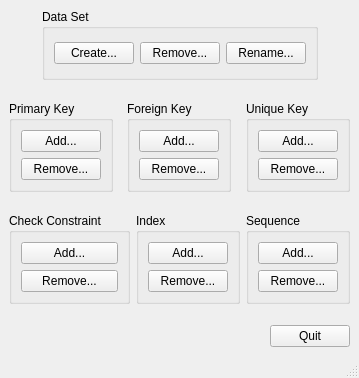
<?xml version="1.0" encoding="UTF-8"?>
<ui version="4.0">
 <class>DataSetManagement</class>
 <widget class="QMainWindow" name="DataSetManagement">
  <property name="geometry">
   <rect>
    <x>0</x>
    <y>0</y>
    <width>337</width>
    <height>378</height>
   </rect>
  </property>
  <property name="windowTitle">
   <string>Data Set Management</string>
  </property>
  <widget class="QWidget" name="centralwidget">
   <layout class="QGridLayout" name="gridLayout_9">
    <item row="0" column="0">
     <layout class="QVBoxLayout" name="verticalLayout">
      <item>
       <layout class="QHBoxLayout" name="horizontalLayout_2">
        <item>
         <spacer name="horizontalSpacer_2">
          <property name="orientation">
           <enum>Qt::Horizontal</enum>
          </property>
          <property name="sizeHint" stdset="0">
           <size>
            <width>28</width>
            <height>20</height>
           </size>
          </property>
         </spacer>
        </item>
        <item>
         <widget class="QGroupBox" name="dataSetGroupBox">
          <property name="title">
           <string>Data Set</string>
          </property>
          <layout class="QGridLayout" name="gridLayout_8">
           <item row="0" column="0">
            <widget class="QPushButton" name="createDataSetPushButton">
             <property name="text">
              <string>Create...</string>
             </property>
            </widget>
           </item>
           <item row="0" column="1">
            <widget class="QPushButton" name="removeDataSetPushButton">
             <property name="text">
              <string>Remove...</string>
             </property>
            </widget>
           </item>
           <item row="0" column="2">
            <widget class="QPushButton" name="renameDataSetPushButton">
             <property name="text">
              <string>Rename...</string>
             </property>
            </widget>
           </item>
          </layout>
         </widget>
        </item>
        <item>
         <spacer name="horizontalSpacer_3">
          <property name="orientation">
           <enum>Qt::Horizontal</enum>
          </property>
          <property name="sizeHint" stdset="0">
           <size>
            <width>17</width>
            <height>20</height>
           </size>
          </property>
         </spacer>
        </item>
       </layout>
      </item>
      <item>
       <spacer name="verticalSpacer_2">
        <property name="orientation">
         <enum>Qt::Vertical</enum>
        </property>
        <property name="sizeType">
         <enum>QSizePolicy::Fixed</enum>
        </property>
        <property name="sizeHint" stdset="0">
         <size>
          <width>20</width>
          <height>15</height>
         </size>
        </property>
       </spacer>
      </item>
      <item>
       <layout class="QHBoxLayout" name="horizontalLayout_3">
        <item>
         <widget class="QGroupBox" name="primaryKeyGroupBox">
          <property name="title">
           <string>Primary Key</string>
          </property>
          <layout class="QGridLayout" name="gridLayout">
           <item row="0" column="0">
            <widget class="QPushButton" name="addPrimaryKeyPushButton">
             <property name="text">
              <string>Add...</string>
             </property>
            </widget>
           </item>
           <item row="1" column="0">
            <widget class="QPushButton" name="removePrimaryKeyPushButton">
             <property name="text">
              <string>Remove...</string>
             </property>
            </widget>
           </item>
          </layout>
         </widget>
        </item>
        <item>
         <spacer name="horizontalSpacer_8">
          <property name="orientation">
           <enum>Qt::Horizontal</enum>
          </property>
          <property name="sizeHint" stdset="0">
           <size>
            <width>13</width>
            <height>17</height>
           </size>
          </property>
         </spacer>
        </item>
        <item>
         <widget class="QGroupBox" name="foreignKeyGroupBox">
          <property name="title">
           <string>Foreign Key</string>
          </property>
          <layout class="QGridLayout" name="gridLayout_2">
           <item row="0" column="0">
            <widget class="QPushButton" name="addForeignKeyPushButton">
             <property name="text">
              <string>Add...</string>
             </property>
            </widget>
           </item>
           <item row="1" column="0">
            <widget class="QPushButton" name="removeForeignKeyPushButton">
             <property name="text">
              <string>Remove...</string>
             </property>
            </widget>
           </item>
          </layout>
         </widget>
        </item>
        <item>
         <spacer name="horizontalSpacer_9">
          <property name="orientation">
           <enum>Qt::Horizontal</enum>
          </property>
          <property name="sizeHint" stdset="0">
           <size>
            <width>13</width>
            <height>17</height>
           </size>
          </property>
         </spacer>
        </item>
        <item>
         <widget class="QGroupBox" name="uniqueKeyGroupBox">
          <property name="title">
           <string>Unique Key</string>
          </property>
          <layout class="QGridLayout" name="gridLayout_3">
           <item row="0" column="0">
            <widget class="QPushButton" name="addUniqueKeyPushButton">
             <property name="text">
              <string>Add...</string>
             </property>
            </widget>
           </item>
           <item row="1" column="0">
            <widget class="QPushButton" name="removeUniqueKeyPushButton">
             <property name="text">
              <string>Remove...</string>
             </property>
            </widget>
           </item>
          </layout>
         </widget>
        </item>
       </layout>
      </item>
      <item>
       <spacer name="verticalSpacer_3">
        <property name="orientation">
         <enum>Qt::Vertical</enum>
        </property>
        <property name="sizeType">
         <enum>QSizePolicy::Fixed</enum>
        </property>
        <property name="sizeHint" stdset="0">
         <size>
          <width>20</width>
          <height>15</height>
         </size>
        </property>
       </spacer>
      </item>
      <item>
       <layout class="QHBoxLayout" name="horizontalLayout_4">
        <item>
         <widget class="QGroupBox" name="checkConstraintGroupBox">
          <property name="title">
           <string>Check Constraint</string>
          </property>
          <layout class="QGridLayout" name="gridLayout_4">
           <item row="0" column="0">
            <widget class="QPushButton" name="addCheckConstraintPushButton">
             <property name="text">
              <string>Add...</string>
             </property>
            </widget>
           </item>
           <item row="1" column="0">
            <widget class="QPushButton" name="removeCheckConstraintPushButton">
             <property name="text">
              <string>Remove...</string>
             </property>
            </widget>
           </item>
          </layout>
         </widget>
        </item>
        <item>
         <spacer name="horizontalSpacer_13">
          <property name="orientation">
           <enum>Qt::Horizontal</enum>
          </property>
          <property name="sizeHint" stdset="0">
           <size>
            <width>13</width>
            <height>14</height>
           </size>
          </property>
         </spacer>
        </item>
        <item>
         <widget class="QGroupBox" name="indexGroupBox">
          <property name="title">
           <string>Index</string>
          </property>
          <layout class="QGridLayout" name="gridLayout_5">
           <item row="0" column="0">
            <widget class="QPushButton" name="addIndexPushButton">
             <property name="text">
              <string>Add...</string>
             </property>
            </widget>
           </item>
           <item row="1" column="0">
            <widget class="QPushButton" name="removeIndexPushButton">
             <property name="text">
              <string>Remove...</string>
             </property>
            </widget>
           </item>
          </layout>
         </widget>
        </item>
        <item>
         <spacer name="horizontalSpacer_14">
          <property name="orientation">
           <enum>Qt::Horizontal</enum>
          </property>
          <property name="sizeHint" stdset="0">
           <size>
            <width>13</width>
            <height>14</height>
           </size>
          </property>
         </spacer>
        </item>
        <item>
         <widget class="QGroupBox" name="sequenceGroupBox">
          <property name="title">
           <string>Sequence</string>
          </property>
          <layout class="QGridLayout" name="gridLayout_6">
           <item row="0" column="0">
            <widget class="QPushButton" name="addSequencePushButton">
             <property name="text">
              <string>Add...</string>
             </property>
            </widget>
           </item>
           <item row="1" column="0">
            <widget class="QPushButton" name="removeSequencePushButton">
             <property name="text">
              <string>Remove...</string>
             </property>
            </widget>
           </item>
          </layout>
         </widget>
        </item>
       </layout>
      </item>
      <item>
       <spacer name="verticalSpacer">
        <property name="orientation">
         <enum>Qt::Vertical</enum>
        </property>
        <property name="sizeType">
         <enum>QSizePolicy::Fixed</enum>
        </property>
        <property name="sizeHint" stdset="0">
         <size>
          <width>38</width>
          <height>15</height>
         </size>
        </property>
       </spacer>
      </item>
      <item>
       <layout class="QHBoxLayout" name="horizontalLayout">
        <item>
         <spacer name="horizontalSpacer">
          <property name="orientation">
           <enum>Qt::Horizontal</enum>
          </property>
          <property name="sizeHint" stdset="0">
           <size>
            <width>40</width>
            <height>20</height>
           </size>
          </property>
         </spacer>
        </item>
        <item>
         <widget class="QPushButton" name="quitPushButton">
          <property name="text">
           <string>Quit</string>
          </property>
         </widget>
        </item>
       </layout>
      </item>
     </layout>
    </item>
   </layout>
  </widget>
  <widget class="QStatusBar" name="statusbar"/>
 </widget>
 <resources/>
 <connections/>
</ui>
